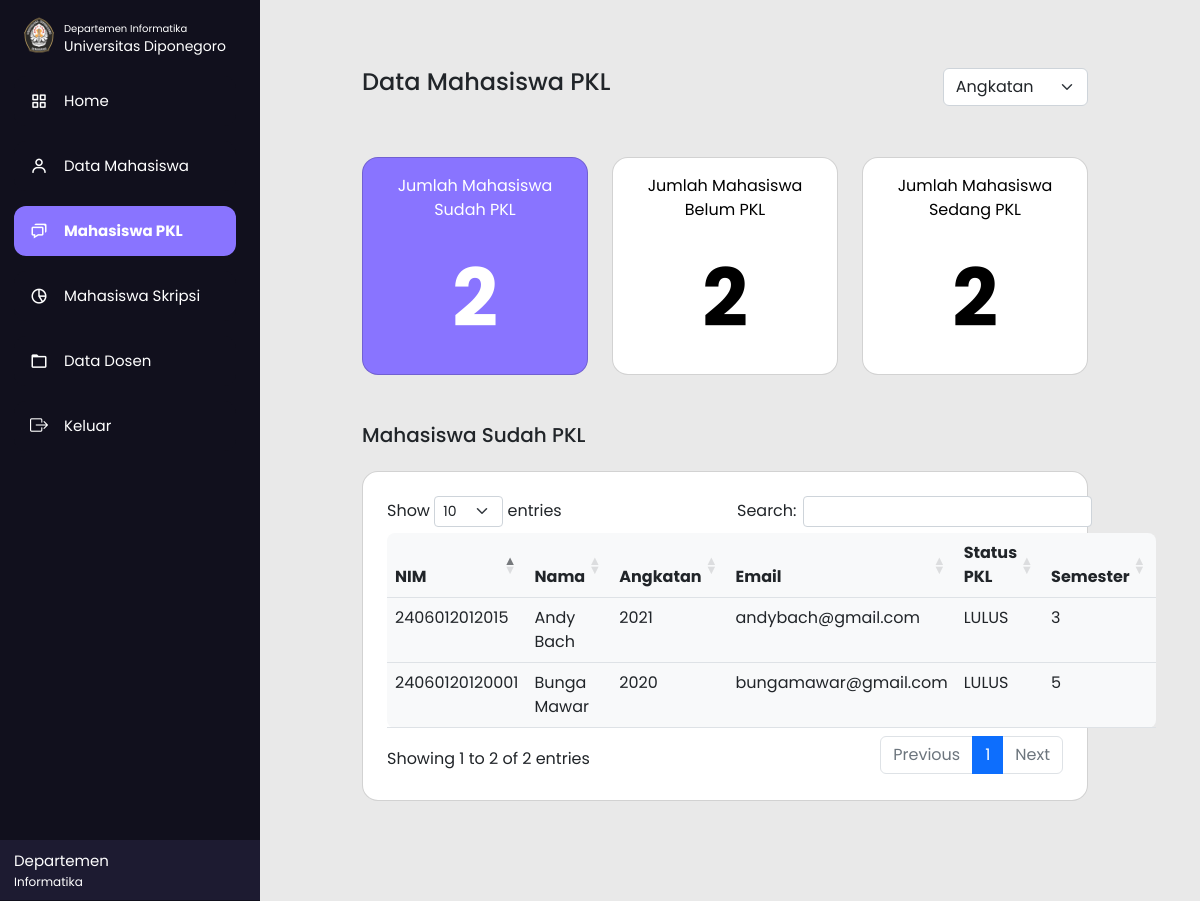
/departemen/mhspkl.php, run on the app's committed database.
### tables this page shows
CREATE TABLE `tb_mhs` (
  `nim` varchar(14) NOT NULL,
  `nama` varchar(50) NOT NULL,
  `alamat` varchar(255) NOT NULL,
  `kode_kota` varchar(11) NOT NULL,
  `angkatan` varchar(4) NOT NULL,
  `jalur_masuk` varchar(10) NOT NULL,
  `email` varchar(255) NOT NULL,
  `no_hp` varchar(14) NOT NULL,
  `status` varchar(25) NOT NULL,
  `foto_mhs` varchar(255) NOT NULL,
  `kode_wali` varchar(5) NOT NULL,
  `semester` varchar(2) NOT NULL
);

CREATE TABLE `tb_pkl` (
  `nim` varchar(14) NOT NULL,
  `status_pkl` varchar(255) NOT NULL,
  `nilai_pkl` varchar(2) DEFAULT NULL,
  `scan_pkl` varbinary(8000) DEFAULT NULL,
  `verif_pkl` varchar(11) NOT NULL DEFAULT 'belum'
);

### departemen/mhspkl.php (the view, shortened to what this page needs)
<?php
  include'../db_login.php';
?>
<!DOCTYPE html>
<html lang="en" dir="ltr">
  <head>
    <link rel="stylesheet" href="./style.css">
    <link href="https://cdn.jsdelivr.net/npm/bootstrap@5.2.2/dist/css/bootstrap.min.css" rel="stylesheet">
    <link href='https://unpkg.com/boxicons@2.0.7/css/boxicons.min.css' rel='stylesheet'>
  <link rel="stylesheet" href="https://cdn.datatables.net/1.12.1/css/dataTables.bootstrap5.min.css">
  <link rel="stylesheet" href="https://cdnjs.cloudflare.com/ajax/libs/twitter-bootstrap/5.2.0/css/bootstrap.min.css">
  <link rel="stylesheet" href="https://cdn.jsdelivr.net/npm/bootstrap-icons@1.9.1/font/bootstrap-icons.css">
    </head>
<body>
  <div class="sidebar">
  <div class="logo-details">
      <i> <img src="../asset/img/undip.png" style="width:40px ; padding-bottom:5px" alt=""></i>
        <div class="logo_name" style="padding-top: 5px;"> <div style="font-size:10px ;">Departemen Informatika</div>  Universitas Diponegoro</div>
  </div>
    <ul class="nav-list" id="nav-list">
      <li>
        <a class="nav-link " href="index.php">
          <i class='bx bx-grid-alt'></i>
          <span class="links_name">Home</span>
        </a>
      </li>
      <li>
       <a class="nav-link " href="datamhs.php">
         <i class='bx bx-user' ></i>
         <span class="links_name">Data Mahasiswa</span>
       </a>
     </li>
     <li>
       <a class="nav-link active" href="mhspkl.php">
         <i class='bx bx-chat' ></i>
         <span class="links_name">Mahasiswa PKL</span>
       </a>
     </li>
     <li>
       <a class="nav-link" href="mhsskripsi.php">
         <i class='bx bx-pie-chart-alt-2' ></i>
         <span class="links_name">Mahasiswa Skripsi</span>
       </a>
     </li>
     <li>
       <a class="nav-link" href="datadosen.php">
         <i class='bx bx-folder' ></i>
         <span class="links_name">Data Dosen</span>
       </a>
     </li>
     <li>
       <a class="nav-link" href="../logout.php">
         <i class="bi bi-box-arrow-right"></i>
         <span class="links_name">Keluar</span>
       </a>
     </li>
     <li class="profile">
         <div class="profile-details">
           <div class="name_job">
             <div class="name">Departemen</div>
             <div class="email">Informatika</div>
           </div>
         </div>
     </li>
    </ul>
  </div>
  <section class="home-section">
    <div class="container-fluid">
      <div class="h4 mt-5 w-100 ">Data Mahasiswa PKL
      <select class="form-select keyword" id="keyword" name="keyword" style="width: 20% ;float : right" aria-label=".form-select-sm example">
        <option selected >Angkatan</option>
      </select>
      </div><br>
      <div class="row row-cols-1 row-cols-md-3 g-4 mt-1">
      <?php
          $ambildata = mysqli_query($conn, "SELECT * FROM tb_mhs m, tb_pkl p WHERE  m.nim = p.nim AND status_pkl = 'LULUS'");
          $lulus = 0;
          while ($data = mysqli_fetch_array($ambildata)) {
              $lulus++;
              }
          $ambildata = mysqli_query($conn, "SELECT * FROM tb_mhs m, tb_pkl p WHERE  m.nim = p.nim AND status_pkl = 'BELUM MENGAMBIL'");
          $belum = 0;
          while ($data = mysqli_fetch_array($ambildata)) {
              $belum++;
              }
          $ambildata = mysqli_query($conn,"SELECT * FROM tb_mhs m, tb_pkl p WHERE  m.nim = p.nim AND status_pkl = 'SEDANG MENGAMBIL'");
          $sedang = 0;
          while ($data = mysqli_fetch_array($ambildata)) {
              $sedang++;
              }
      ?>
        <div class="col">
          <a href="mhspkl.php">
          <div class="card rounded-4 card-active ">
            <div class="card-body">
              <p class="text-center">Jumlah Mahasiswa Sudah PKL</p>
              <p class="card-text jumlah text-center"><?= $lulus; ?></p>
            </div>
          </div>
          </a>
        </div>
        <div class="col">
          <a href="mhsbelumpkl.php">
          <div class="card rounded-4 ">
            <div class="card-body">
              <p class="text-center">Jumlah Mahasiswa Belum PKL</p>
              <p class="card-text jumlah text-center"><?= $belum; ?></p>
            </div>
          </div>
          </a>
        </div>
        <div class="col">
          <a href="mhssedangpkl.php">
          <div class="card rounded-4 ">
            <div class="card-body">
              <p class="text-center">Jumlah Mahasiswa Sedang PKL</p>
              <p class="card-text jumlah text-center"><?= $sedang; ?></p>
            </div>
          </div>
          </a>
        </div>
      </div>
      <br>
      <div class="h5 mt-4 mb-4 w-100">Mahasiswa Sudah PKL</div>
      <div class="card p-4 rounded-4">
      <div id="kontainer" class="kontainer">
      <table id="example" class="table  bg-light rounded-3" style="width:100%">
        <thead>
            <tr>
                <th>NIM</th>
                <th>Nama</th>
                <th>Angkatan</th>
                <th>Email</th>
                <th>Status PKL</th>
                <th>Semester</th>
            </tr>
        </thead>
        <tbody>
          <?php
          $ambildata = mysqli_query($conn, 'SELECT * FROM tb_mhs m, tb_pkl p WHERE  m.nim = p.nim AND status_pkl = "LULUS"'  );
          while ($data = mysqli_fetch_array($ambildata)) {
              $nim = $data['nim'];
              $nama = $data['nama'];
              $angkatan = $data['angkatan'];
              $email = $data['email'];
              $status = $data['status_pkl'];
              $semester = $data['semester'];
          ?>
        <tr>
          <td><?= $nim ?></td>
          <td><?= $nama; ?></td>
          <td><?= $angkatan; ?></td>
          <td><?= $email; ?></td>
          <td><?= $status; ?></td>
          <td><?= $semester; ?></td>
        </tr>
        <?php
          }
        ?>
    </table>
    </div>
    </div>
    </div>
</body>
 </html>

### departemen/style.css (style rules this page uses)
* { margin: 0; padding: 0; box-sizing: border-box; font-family: "Poppins" , sans-serif; }
.sidebar { position: fixed; left: 0; top: 0; height: 100%; width: 260px; background: #11101D; padding: 6px 14px; z-index: 99; transition: all 0.5s ease; }
.sidebar .logo-details { height: 60px; display: flex; align-items: center; position: relative; }
.sidebar .logo-details img { opacity: 1; transition: all 0.5s ease; size: 10px; }
.sidebar .logo-details .logo_name { color: #fff; font-size: 14px; opacity: 1; transition: all 0.5s ease; }
.sidebar i { color: #fff; height: 60px; min-width: 50px; font-size: 28px; text-align: center; line-height: 60px; }
.sidebar .nav-list { height: 100%; margin-top: 10px; margin-left: -32px; margin-right: 10px; }
.sidebar .nav-list .active, .nav-link:hover { background-color:#8974FF; }
.sidebar .nav-list .active .links_name { font-weight: bold; }
.sidebar li { position: relative; margin: px 0; list-style: none; margin-bottom: 15px; }
.sidebar li a { display: flex; height: 100%; width: 100%; border-radius: 12px; align-items: center; text-decoration: none; transition: all 0.4s ease; background: #11101D; }
.sidebar li a .links_name { color: #fff; font-size: 15px; font-weight: 400; white-space: nowrap; opacity: 1; pointer-events: auto; transition: 0.4s; }
.sidebar li i { height: 50px; line-height: 50px; font-size: 18px; border-radius: 12px; }
.sidebar li.profile { position: fixed; height: 60px; width: 260px; left: 0; bottom: -14px; padding: 10px 14px; background: #1d1b31; transition: all 0.5s ease; overflow: hidden; }
.sidebar li .profile-details { display: flex; align-items: center; flex-wrap: nowrap; }
.sidebar li.profile .name, .sidebar li.profile .email { font-size: 15px; font-weight: 400; color: #fff; white-space: nowrap; }
.sidebar li.profile .email { font-size: 12px; }
.home-section { position: relative; background: #e9e9e9; min-height: 100vh; padding: 100px; padding-top: 20px; left: 250px; width: calc(100% - 250px); transition: all 0.5s ease; z-index: 2; }
.home-section a .card { text-decoration: none; color: black; }
.home-section a { text-decoration: none; }
.jumlah { font-size: 80px; font-weight: bold; }
.home-section a .card-active { color: white; background-color: #8974FF; }

### departemen/mhspkl.php (style rules this page uses)
.home-section a .card { text-decoration: none; color: black; }
.home-section a { text-decoration: none; }
.home-section a .card-active { color: white; background-color: #8974FF; }

### data on the page
tb_mhs: tb_pkl.nim "24060120120001", nama "Bunga Mawar", angkatan "2020", email "bungamawar@gmail.com", tb_pkl.status_pkl "LULUS", semester "5"
tb_mhs: tb_pkl.nim "2406012012015", nama "Andy Bach", angkatan "2021", email "andybach@gmail.com", tb_pkl.status_pkl "LULUS", semester "3"

### other printed values
$lulus "2"
$belum "2"
$sedang "2"
